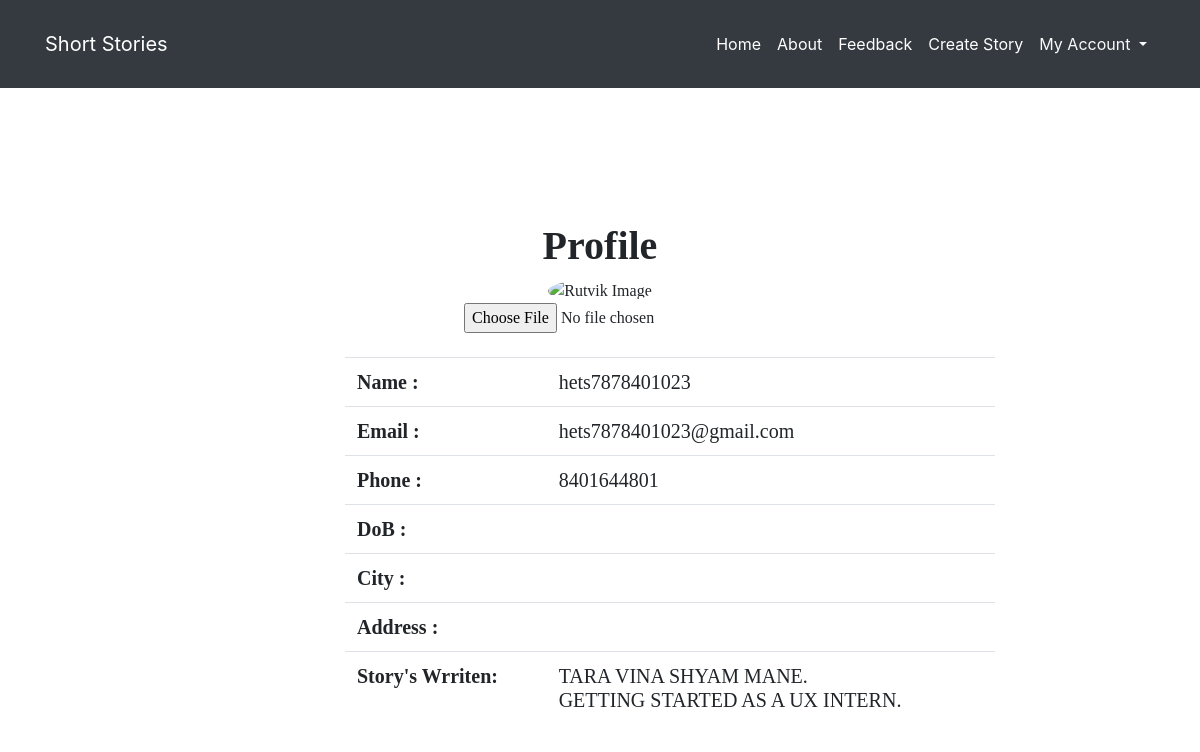
The app's page /user/profile.php (signed in) with its own data.
### tables this page shows
CREATE TABLE `users` (
  `id` int(255) NOT NULL,
  `Email` varchar(255) NOT NULL,
  `Password` varchar(15) NOT NULL,
  `Mobile` varchar(20) NOT NULL,
  `Address` varchar(100) NOT NULL,
  `City` varchar(25) NOT NULL,
  `Dob` varchar(25) NOT NULL,
  `Img` varchar(80) NOT NULL
);

CREATE TABLE `story` (
  `id` int(255) NOT NULL,
  `title` text NOT NULL,
  `story` text NOT NULL,
  `image` varchar(255) NOT NULL,
  `date` date NOT NULL,
  `users_id` int(255) NOT NULL,
  `category_id` int(255) NOT NULL
);

### user/profile.php (the view, shortened to what this page needs)
   <?php
   $conn = mysqli_connect("localhost","root","","story_database");
   $id = $_SESSION['userid'];
   $sql = "SELECT * FROM users WHERE id=$id";
   $result = mysqli_query($conn,$sql);
   $row = mysqli_fetch_assoc($result);
?>
<!DOCTYPE html>
<html lang="en">
<head>
<link rel="stylesheet" type="text/css" href="css/main.css">
    <link href="css/font-awesome.min.css" rel="stylesheet">
    <link rel="stylesheet" type="text/css" href="css/bootstrap.min.css"/>
    <link rel="stylesheet" type="text/css" href="css/main.css">
  <link href="vendor/bootstrap/css/bootstrap.min.css" rel="stylesheet">
  <link href="css/heroic-features.css" rel="stylesheet">
</head>
<body>
  <?php include("include/menu.php"); ?>
    <html lang="en" class="h-100">
    <body class="h-100 bg-login">
        <?php include("include/menu.php"); ?>
            <div class="container h-100">
            <div class="row h-100 justify-content-center align-items-center">
                  <div class="container" id="con"><br><br><br>
        <center><h1><b>Profile</b></h1></center>
        <center><img src="<?php echo $row['Img'];?>" height="200px" width="200px" style="border-radius:50%;  border-color: #1e1e27;" alt="Rutvik Image"/><br>
          <input type="file" name="img" placeholder="Choce image"></center>
    <br>
 <h5>
        <table class="table" style="margin-left: 300px;
                                    margin-right: 0px;
                                    border-right-width: 150px;
                                    padding-right: 50px;
                                    width: 650px;
                                    ">
            <tr>
                <th>Name :</th>
                <td><?php
                  $str = $row['Email'];
                  $arr = explode("@",$str);
                  echo $arr[0];
                 ?></td>
            </tr>
            <tr>
                <th>Email :</th>
                <td><?php echo $row['Email']; ?></td>
            </tr>
            <tr>
                <th>Phone :</th>
                <td><?php echo $row['Mobile']; ?></td>
            </tr>
            <tr>
                <th>DoB :</th>
                <td><?php echo $row['Dob'];?></td>
            </tr>
            <tr>
              <th>City :</th>
              <td><?php echo $row['City'] ?></td>
            </tr>
            <tr>
              <th>Address :</th>
              <td><?php echo $row['Address']; ?></td>
            </tr>
            <tr>
                <th>Story's Wrriten:</th>
                 <?php
            $sql1 = "SELECT title FROM story WHERE users_id=$id";
            $result1 = mysqli_query($conn,$sql1);
            $counter = mysqli_num_rows($result1);
             if($counter==0)
             {
            ?>
                <td>Come On !! Man Write Something.</td>
            </tr>
            <?php
              }
              else
              {
                $titles="";
                while ($row1 = mysqli_fetch_assoc($result1))
                {
                  $titles .=strtoupper($row1['title']).".<br> ";
                }
                echo "<td>$titles</td>";
              }
             ?>
       </table></h5>
            </div>
        </div>
    </div>
<?php include("include/menu.php"); ?>
    </body>
    </html>
</body>
</html>

### user/css/main.css (style rules this page uses)
body { padding-top:50px; }
#con { height: 556px; width: 100%; background-color: white; font-family: 'comic sans ms'; }

### user/css/heroic-features.css (style rules this page uses)
body { padding-top: 56px; }

### records on screen
users: Email "hets7878401023", Email "hets7878401023@gmail.com", Mobile "8401644801"
story: title "TARA VINA SHYAM MANE"
story: title "GETTING STARTED AS A UX INTERN"
